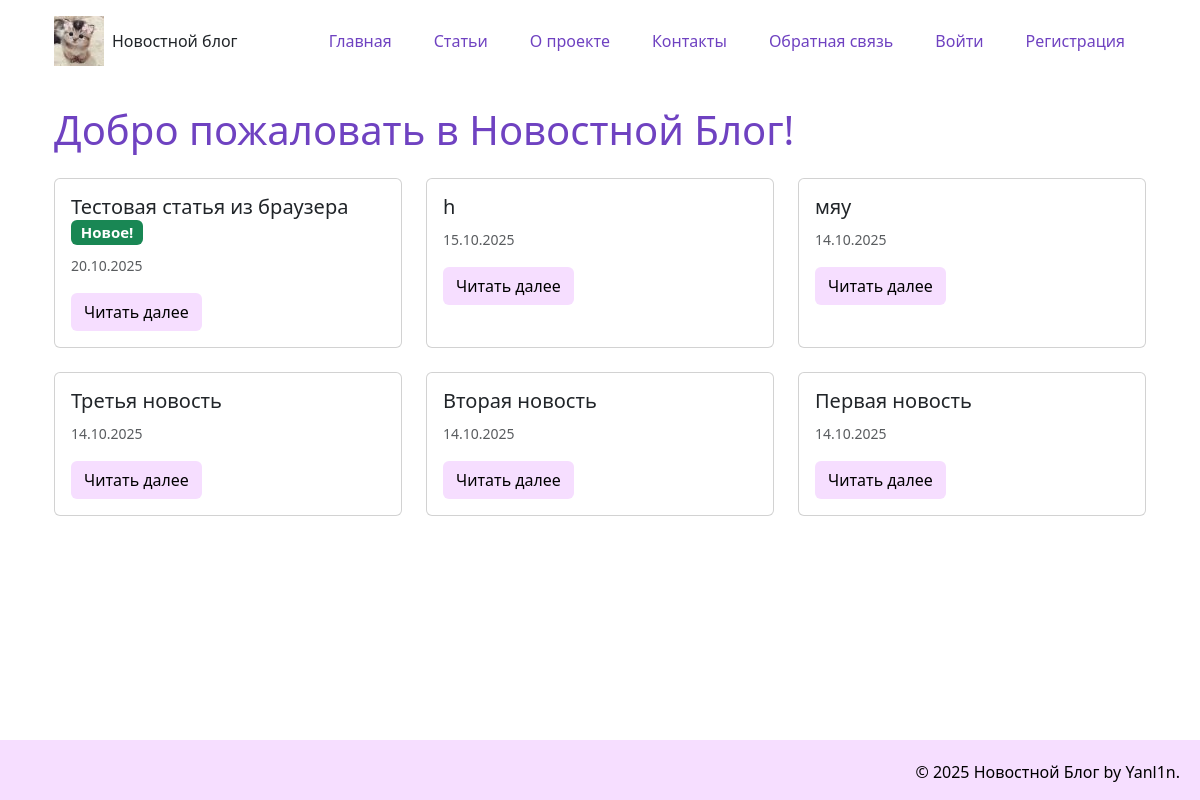
Before: / with the older database file.
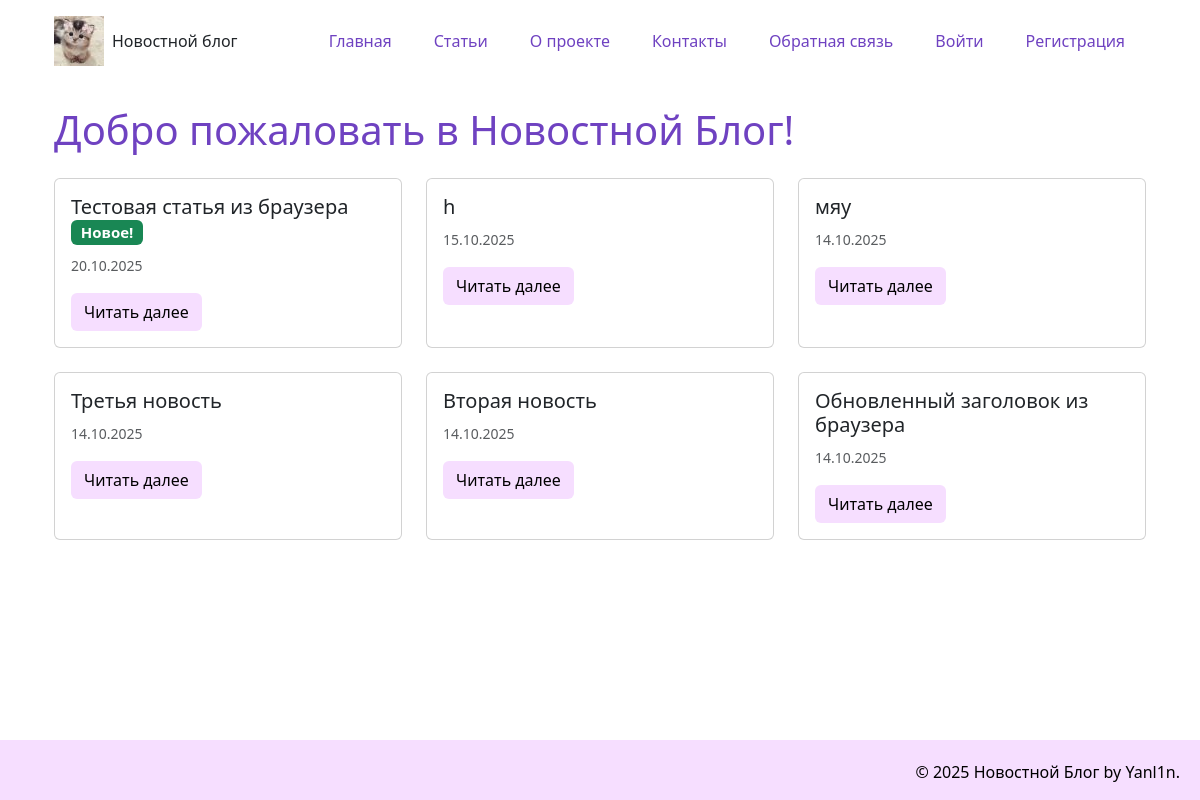
After: the same page with the newer database file.
### models.py (models this page shows, shortened)
class Article(data_base.Model):
    __tablename__= "article"
    id = data_base.Column(data_base.Integer, primary_key = True)
    title = data_base.Column(data_base.String(200), nullable=False)
    text = data_base.Column(data_base.Text, nullable=False)
    date = data_base.Column(data_base.DateTime, default=datetime.utcnow)
    user_id = data_base.Column(data_base.Integer, data_base.ForeignKey('user.id'), nullable=False)
    category = data_base.Column(data_base.String(50), default='Общая')
    comment = data_base.relation('Comment', backref='article', lazy='dynamic')

### app.py (the view)
@app.route("/index")
@app.route("/")
def index():
    articles = Article.query.order_by(Article.date.desc()).limit(6).all()
    return render_template('index.html', articles=articles, current_date=date.today())

### templates/index.html (shortened to what this page needs)
{% extends 'base.html' %}
{% block content%}
<h1>Добро пожаловать в Новостной Блог!</h1>
<div class="row mt-4">
    {% for article in articles %}
    <div class="col-md-6 col-lg-4 mb-4">
        <div class="card h-100">
            <div class="card-body">
                <h5 class="card-title">
                    {{ article.title }}
                    {% if article.date.date() == current_date %}
                    <span class="badge bg-success">Новое!</span>
                    {% endif %}
                </h5>
                <p class="card-text">
                    <small class="text-muted">{{ article.date.strftime('%d.%m.%Y') }}</small>
                </p>
                <a href="{{ url_for('news_article', id=article.id) }}" class="btn btn-custom">Читать далее</a>
            </div>
        </div>
    </div>
    {% endfor %}
</div>
{%  endblock %}

Changed rows visible on the page:
changed Article: title "Первая новость" → "Обновленный заголовок из браузера"
